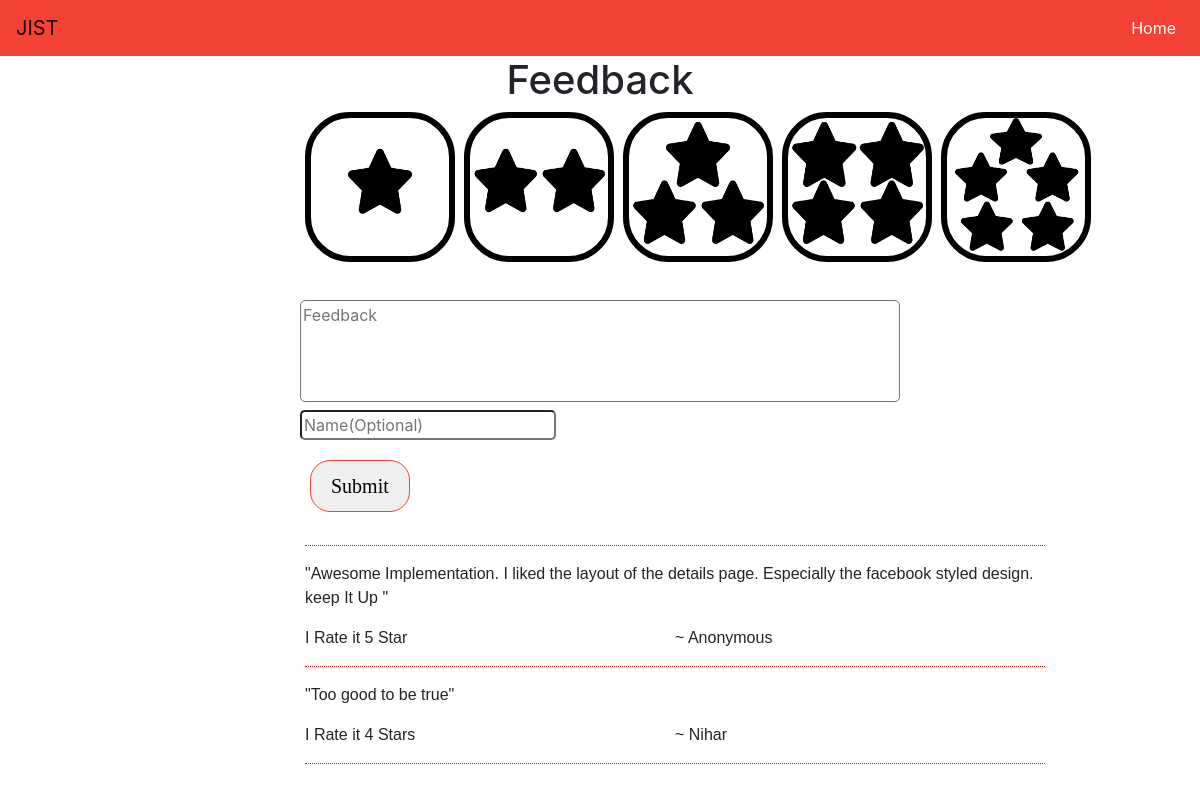
The app's page /feedback/, older data.
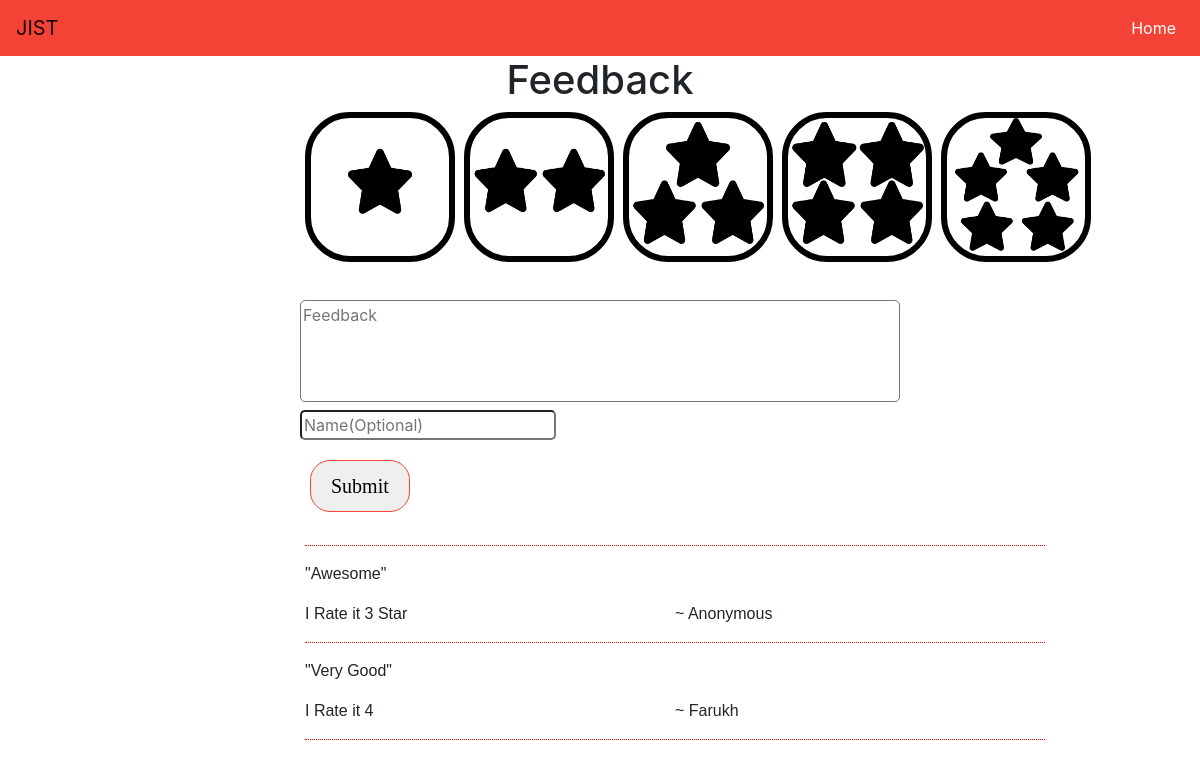
The same page, newer data.
### jist/models.py (models this page shows)
class Feedback(models.Model):
    name = models.CharField(max_length=100)
    cmnt = models.CharField(max_length=1024)
    rating=models.CharField(max_length=255)
    datetime = models.DateTimeField(auto_now=True)

### jist/views.py (the view)
# urls.py: path('feedback/', views.feeds ),
def feeds(request):
    if request.method=='POST':
        uname = request.POST['Name']
        feedback=request.POST['feedback']
        ratings=request.POST['rating']
        if uname=='':
            feed = Feedback(name="Anonymous", cmnt=feedback, rating=ratings)
        else:
            feed = Feedback(name=uname, cmnt=feedback, rating=ratings)
        feed.save()
        return redirect('/feedback')
    else:
        feed = Feedback.objects.order_by('datetime').reverse()[:5]
        return render(request, 'feedback.html', {'feedback': feed})

### jist/templates/feedback.html (shortened to what this page needs)
<!DOCTYPE html>
<html>
<head>
  {% load static %}
  <link rel="stylesheet" href="https://stackpath.bootstrapcdn.com/bootstrap/4.3.1/css/bootstrap.min.css">
  <link rel="stylesheet" type = "text/css" href="{% static 'css/feedback.css' %}">
</head>
<body>
  <nav class="navbar navbar-expand-lg navbar-light">
    <a class="navbar-brand" href="/">JIST</a>
    <div class="collapse navbar-collapse" id="navbarNav">
      <ul class="navbar-nav ml-auto ">
        <li class="nav-item">
          <a class="nav-link" href="/">Home</a>
        </li>
      </ul>
    </div>
  </nav>
  <form id="feedback" class="log" action="/feedback/" method="post">
    <h1> Feedback </h1>
    <div class="stars">
      <label for="one">
        <img src="{% static 'images/one-star.png' %}">
      </label>
      <label for="two">
        <img src="{% static 'images/two-star.png' %}">
      </label>
      <label for="three">
        <img src="{% static 'images/three-star.png' %}">
      </label>
      <label for="four">
        <img src="{% static 'images/four-star.png' %}">
      </label>
      <label for="five">
        <img src="{% static 'images/five-star.png' %}">
      </label>
    </div>
    <textarea name="feedback" rows="4" cols="50" placeholder="Feedback" form="feedback"></textarea>
    <input type="text" name="Name" placeholder="Name(Optional)">
    <input id="bttn" type="submit" name="" onclick="return Validate()" value="Submit">
  </form>
 <div class="feedbacks">
    <hr>
 {% for feeds in feedback %}
   <p class="comment">"{{feeds.cmnt}}"</p>
   <p class="name">~ {{feeds.name}}</p>
   <p>I Rate it {{feeds.rating}}</p>
   <hr>
   {% endfor %}
  </div>
</body>
</html>

### jist/static/css/feedback.css (style rules this page uses)
body { background: white; }
.navbar { background-color: #F44336; }
.navbar .nav-item .nav-link { color: white; }
h1 { text-align:center; }
input[type="text"] { border-radius: 5px; left: 25%; text-align: "center"; position: absolute; top:410px; }
textarea { resize:none; border-radius: 5px; left: 25%; width: 50%; position:absolute; top:300px; }
input[type=submit] { left:25% ; position:absolute; top:450px; border: 1px solid #F44336; border-radius: 20px; padding: 10px 20px; font-size: 20px; font-family: "montserrat"; margin: 10px; transition: width 0.8s; }
input[type=radio] + label>img { border: 6px solid black; border-radius: 30%; width: 150px; height: 150px; transition: 500ms all; left: 100px; }
.stars { position: absolute; left:25%; width:70%; }
.feedbacks { font-family: sans-serif; width: 750px; margin-top: 20px; padding: 5px; position: relative; left:25%; top:400px; }
.feedbacks .name { position: absolute; left:50% }
hr { border-top: 1px dotted red; }

Row changes from the older to the newer data that the page shows:
removed Feedback: cmnt "Awesome Implementation. I liked the layout of the details page. Especially the facebook styled design. keep It Up", name "Anonymous", rating "5 Star"
removed Feedback: cmnt "Too good to be true", name "Nihar", rating "4 Stars"
added Feedback: cmnt "Awesome", name "Anonymous", rating "3 Star"
added Feedback: cmnt "Very Good", name "Farukh", rating "4"
